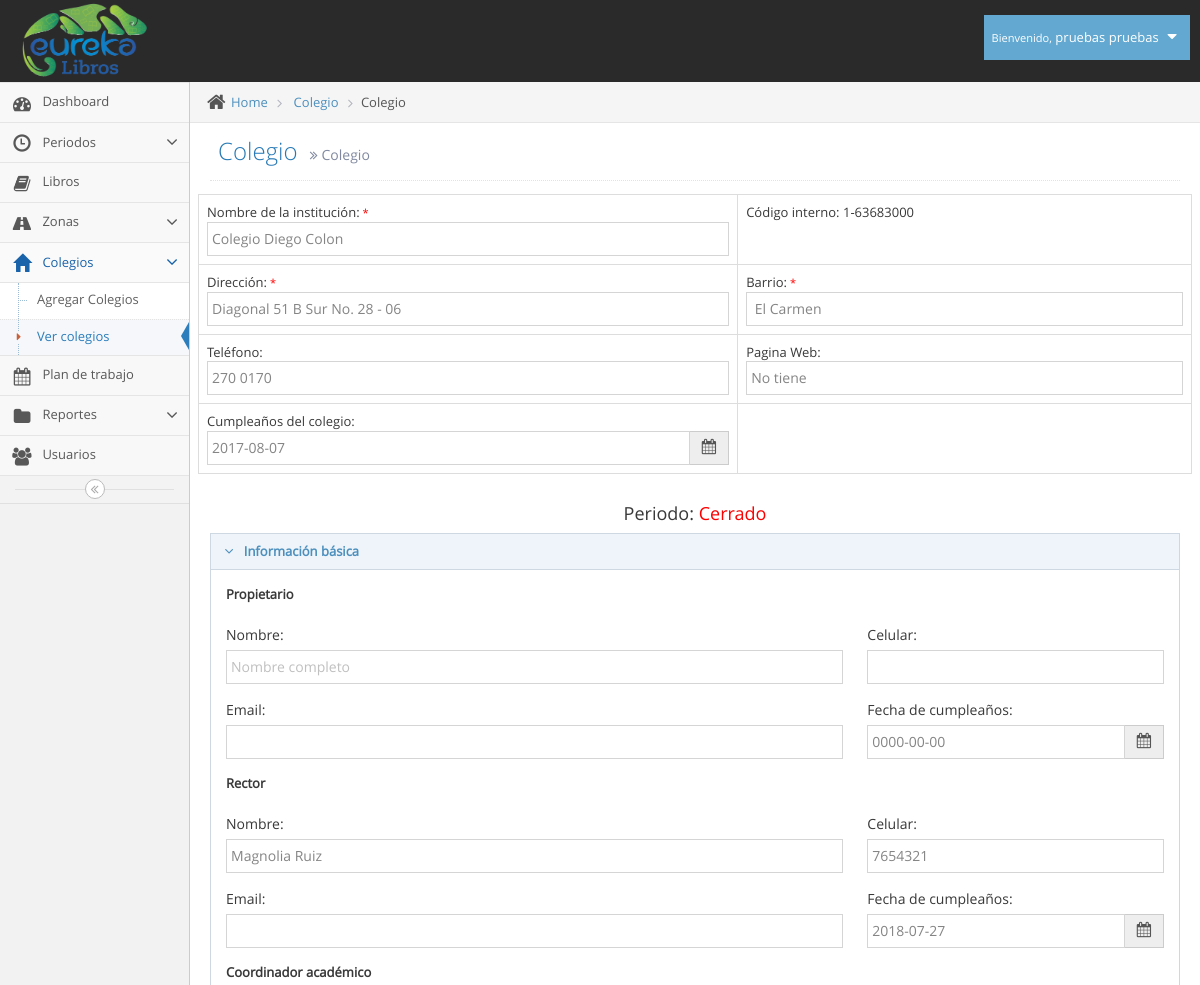
/colegio.php?codigo=1-63683000 (signed in, upper part), run on an earlier commit of the app's database.
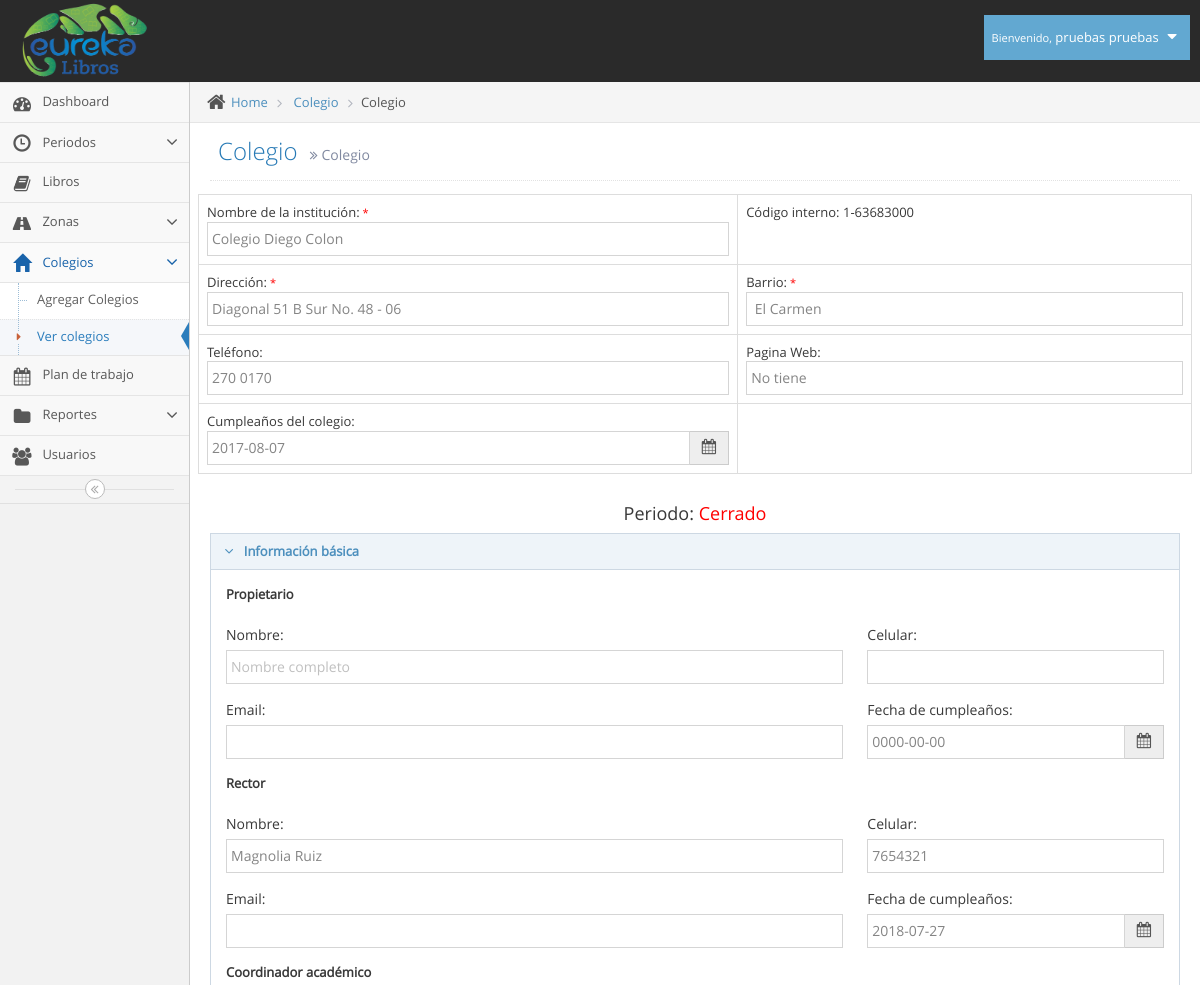
And on a later commit of the database.
### tables this page shows
CREATE TABLE `colegios` (
  `id` int(11) NOT NULL,
  `codigo` varchar(11) NOT NULL,
  `colegio` varchar(100) NOT NULL,
  `direccion` varchar(100) NOT NULL,
  `barrio` varchar(100) NOT NULL,
  `telefono` varchar(20) NOT NULL,
  `web` varchar(100) NOT NULL,
  `cumpleaños` date NOT NULL,
  `cod_zona` varchar(8) NOT NULL,
  `id_usuario` int(11) NOT NULL,
  `fecha_creacion` timestamp NOT NULL DEFAULT CURRENT_TIMESTAMP ON UPDATE CURRENT_TIMESTAMP
);

### colegio.php (the view, shortened to what the changed rows need)
<!DOCTYPE html>
<html lang="es">
	<head>
		<link rel="stylesheet" href="assets/css/bootstrap.min.css" />
		<link rel="stylesheet" href="assets/font-awesome/4.5.0/css/font-awesome.min.css" />
		<link rel="stylesheet" href="assets/css/jquery-ui.min.css" />
		<link rel="stylesheet" href="assets/css/bootstrap-datepicker3.min.css" />
		<link rel="stylesheet" href="assets/css/ace.min.css" class="ace-main-stylesheet" id="main-ace-style" />
		<link rel="stylesheet" href="assets/css/ace-skins.min.css" />
		<link rel="stylesheet" href="assets/css/ace-rtl.min.css" />
	</head>
	<body class="no-skin">
		<div class="main-container ace-save-state" id="main-container">
			<div class="main-content">
				<div class="main-content-inner">
					<div class="page-content">
						<div class="page-header">
							<h1>
								Colegio
								<small>
									<i class="ace-icon fa fa-angle-double-right"></i>
									Colegio
								</small>
							</h1>
						</div>
								<?php
	                                include("conexion/bdd.php");
	                                if (isset($_GET["codigo"])) {
	                                	$codigo_col= $_GET["codigo"];
	                                }
	                                else {
	                                	$codigo_col= $_POST["codigo"];
	                                }
	                                $sql = "SELECT id, codigo, colegio, direccion, barrio,telefono, web, telefono, cumpleaños FROM colegios WHERE codigo='".$codigo_col."'";
									$req = $bdd->prepare($sql);
									$req->execute();
									$colegio = $req->fetch();
                            	?>
                        <div class="row">
                        	<table class="table table-bordered table-hover">
                        		<form action="php/actualizar_colegio.php" method="POST">
                        		<tr>
                        			<td>Nombre de la institución:<small style="color:red;"> *</small><input type="text" name="colegio" class="form-control" value="<?php echo $colegio['colegio']; ?>" required></td>
                        			<td>Código interno: <?php echo $colegio['codigo']; ?></td>
                        		</tr>
                        		<tr>
                        			<td>Dirección:<small style="color:red;"> *</small>  <input type="text" name="direccion" class="form-control" value="<?php echo $colegio['direccion']; ?>" required></td>
                        			<td>Barrio:<small style="color:red;"> *</small> <input type="text" name="barrio" class="form-control" value="<?php echo $colegio['barrio']; ?>" required></td>
                        		</tr>
                        		<tr>
                        			<td>Teléfono: <input type="text" name="telefono_c" class="form-control" value="<?php echo $colegio['telefono']; ?>"></td>
                        			<td>Pagina Web: <input type="text" name="web" class="form-control" value="<?php echo $colegio['web']; ?>"></td>
                        		</tr>
                        		<tr>
                        			<td>Cumpleaños del colegio: <div class="input-group"><input type="text" class="form-control date-picker" name="cumpleaños_c" id="cumpleaños_c" value="<?php echo $colegio['cumpleaños']; ?>" type="text" data-date-format="yyyy-mm-dd"/>
									<span class="input-group-addon">
										<i class="fa fa-calendar bigger-110"></i>
									</span></div></td>
                        		</tr>
                        	</table>
                        </div>
						</div>
					</div>
				</div>
			</div>
	</body>
</html>

What changed in the data, as far as the page shows it:
changed colegios "Colegio Diego Colon": direccion "Diagonal 51 B Sur No. 28 - 06" → "Diagonal 51 B Sur No. 48 - 06"
